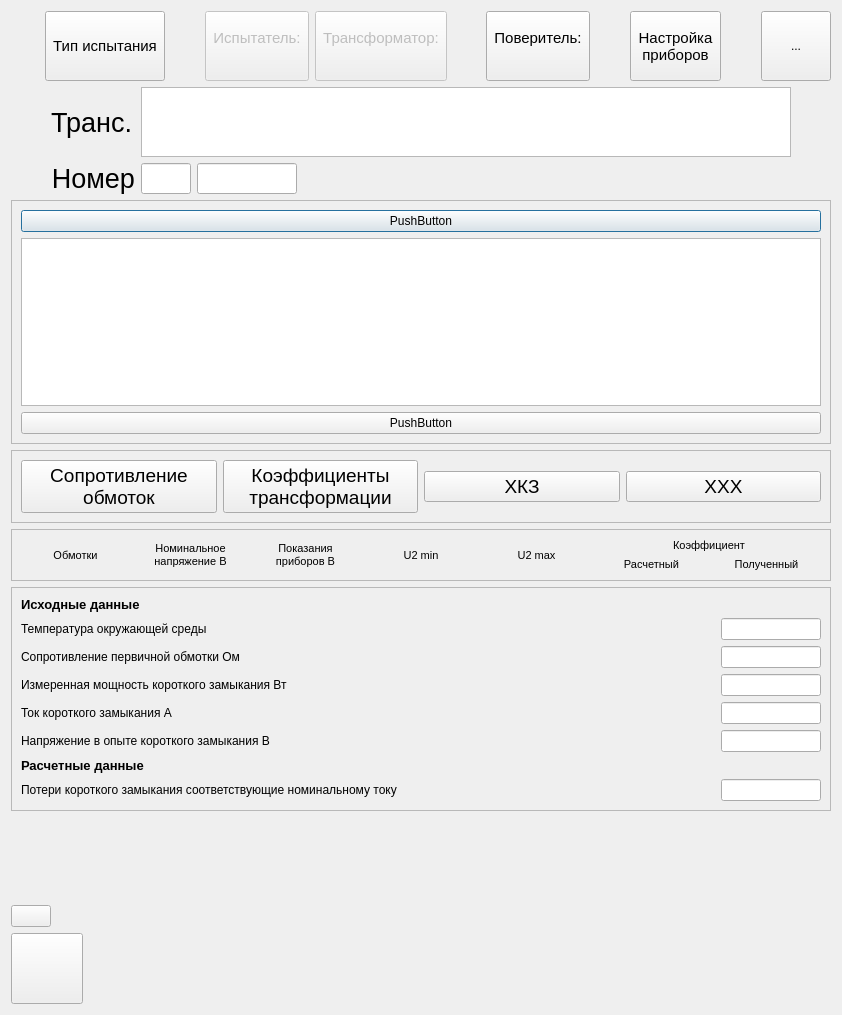
<?xml version="1.0" encoding="UTF-8"?>
<ui version="4.0">
 <class>Dialog</class>
 <widget class="QDialog" name="Dialog">
  <property name="geometry">
   <rect>
    <x>0</x>
    <y>0</y>
    <width>842</width>
    <height>1015</height>
   </rect>
  </property>
  <property name="windowTitle">
   <string>Испытание трансформаторов типа ОЛС</string>
  </property>
  <layout class="QVBoxLayout" name="verticalLayout_3">
   <item>
    <layout class="QHBoxLayout" name="hlTopBtn">
     <item>
      <spacer name="horizontalSpacer_9">
       <property name="orientation">
        <enum>Qt::Horizontal</enum>
       </property>
       <property name="sizeHint" stdset="0">
        <size>
         <width>40</width>
         <height>20</height>
        </size>
       </property>
      </spacer>
     </item>
     <item>
      <widget class="QToolButton" name="btnTestType">
       <property name="minimumSize">
        <size>
         <width>0</width>
         <height>70</height>
        </size>
       </property>
       <property name="maximumSize">
        <size>
         <width>16777215</width>
         <height>70</height>
        </size>
       </property>
       <property name="font">
        <font>
         <pointsize>11</pointsize>
        </font>
       </property>
       <property name="focusPolicy">
        <enum>Qt::NoFocus</enum>
       </property>
       <property name="layoutDirection">
        <enum>Qt::LeftToRight</enum>
       </property>
       <property name="text">
        <string notr="true">Тип испытания</string>
       </property>
       <property name="iconSize">
        <size>
         <width>32</width>
         <height>32</height>
        </size>
       </property>
       <property name="checkable">
        <bool>false</bool>
       </property>
       <property name="toolButtonStyle">
        <enum>Qt::ToolButtonTextBesideIcon</enum>
       </property>
       <property name="arrowType">
        <enum>Qt::NoArrow</enum>
       </property>
      </widget>
     </item>
     <item>
      <spacer name="horizontalSpacer">
       <property name="orientation">
        <enum>Qt::Horizontal</enum>
       </property>
       <property name="sizeHint" stdset="0">
        <size>
         <width>40</width>
         <height>20</height>
        </size>
       </property>
      </spacer>
     </item>
     <item>
      <widget class="QToolButton" name="btnTester">
       <property name="enabled">
        <bool>false</bool>
       </property>
       <property name="minimumSize">
        <size>
         <width>0</width>
         <height>70</height>
        </size>
       </property>
       <property name="maximumSize">
        <size>
         <width>16777215</width>
         <height>70</height>
        </size>
       </property>
       <property name="font">
        <font>
         <pointsize>11</pointsize>
        </font>
       </property>
       <property name="focusPolicy">
        <enum>Qt::NoFocus</enum>
       </property>
       <property name="layoutDirection">
        <enum>Qt::LeftToRight</enum>
       </property>
       <property name="text">
        <string notr="true">Испытатель:
</string>
       </property>
       <property name="icon">
        <iconset resource="ico_64.qrc">
         <normaloff>:/ico/ico/user_32.png</normaloff>:/ico/ico/user_32.png</iconset>
       </property>
       <property name="iconSize">
        <size>
         <width>32</width>
         <height>32</height>
        </size>
       </property>
       <property name="checkable">
        <bool>false</bool>
       </property>
       <property name="toolButtonStyle">
        <enum>Qt::ToolButtonTextBesideIcon</enum>
       </property>
       <property name="arrowType">
        <enum>Qt::NoArrow</enum>
       </property>
      </widget>
     </item>
     <item>
      <widget class="QToolButton" name="btnTrans">
       <property name="enabled">
        <bool>false</bool>
       </property>
       <property name="minimumSize">
        <size>
         <width>0</width>
         <height>70</height>
        </size>
       </property>
       <property name="maximumSize">
        <size>
         <width>16777215</width>
         <height>70</height>
        </size>
       </property>
       <property name="font">
        <font>
         <pointsize>11</pointsize>
        </font>
       </property>
       <property name="focusPolicy">
        <enum>Qt::NoFocus</enum>
       </property>
       <property name="layoutDirection">
        <enum>Qt::LeftToRight</enum>
       </property>
       <property name="text">
        <string notr="true">Трансформатор:
</string>
       </property>
       <property name="icon">
        <iconset resource="ico_64.qrc">
         <normaloff>:/ico/ico/user_blue_32.png</normaloff>:/ico/ico/user_blue_32.png</iconset>
       </property>
       <property name="iconSize">
        <size>
         <width>64</width>
         <height>64</height>
        </size>
       </property>
       <property name="checkable">
        <bool>false</bool>
       </property>
       <property name="toolButtonStyle">
        <enum>Qt::ToolButtonTextBesideIcon</enum>
       </property>
       <property name="arrowType">
        <enum>Qt::NoArrow</enum>
       </property>
      </widget>
     </item>
     <item>
      <spacer name="horizontalSpacer_2">
       <property name="orientation">
        <enum>Qt::Horizontal</enum>
       </property>
       <property name="sizeHint" stdset="0">
        <size>
         <width>40</width>
         <height>20</height>
        </size>
       </property>
      </spacer>
     </item>
     <item>
      <widget class="QToolButton" name="btnSupervisor">
       <property name="minimumSize">
        <size>
         <width>0</width>
         <height>70</height>
        </size>
       </property>
       <property name="maximumSize">
        <size>
         <width>16777215</width>
         <height>70</height>
        </size>
       </property>
       <property name="font">
        <font>
         <pointsize>11</pointsize>
        </font>
       </property>
       <property name="focusPolicy">
        <enum>Qt::NoFocus</enum>
       </property>
       <property name="layoutDirection">
        <enum>Qt::LeftToRight</enum>
       </property>
       <property name="text">
        <string notr="true">Поверитель:
</string>
       </property>
       <property name="icon">
        <iconset resource="ico_64.qrc">
         <normaloff>:/ico/ico/user_search_32.png</normaloff>:/ico/ico/user_search_32.png</iconset>
       </property>
       <property name="iconSize">
        <size>
         <width>32</width>
         <height>32</height>
        </size>
       </property>
       <property name="checkable">
        <bool>true</bool>
       </property>
       <property name="toolButtonStyle">
        <enum>Qt::ToolButtonTextBesideIcon</enum>
       </property>
       <property name="arrowType">
        <enum>Qt::NoArrow</enum>
       </property>
      </widget>
     </item>
     <item>
      <spacer name="horizontalSpacer_7">
       <property name="orientation">
        <enum>Qt::Horizontal</enum>
       </property>
       <property name="sizeHint" stdset="0">
        <size>
         <width>40</width>
         <height>20</height>
        </size>
       </property>
      </spacer>
     </item>
     <item>
      <widget class="QToolButton" name="btnDevices">
       <property name="minimumSize">
        <size>
         <width>0</width>
         <height>70</height>
        </size>
       </property>
       <property name="maximumSize">
        <size>
         <width>16777215</width>
         <height>70</height>
        </size>
       </property>
       <property name="font">
        <font>
         <pointsize>11</pointsize>
        </font>
       </property>
       <property name="focusPolicy">
        <enum>Qt::NoFocus</enum>
       </property>
       <property name="text">
        <string>Настройка
приборов</string>
       </property>
      </widget>
     </item>
     <item>
      <spacer name="horizontalSpacer_4">
       <property name="orientation">
        <enum>Qt::Horizontal</enum>
       </property>
       <property name="sizeHint" stdset="0">
        <size>
         <width>40</width>
         <height>20</height>
        </size>
       </property>
      </spacer>
     </item>
     <item>
      <widget class="QToolButton" name="btnQuit">
       <property name="minimumSize">
        <size>
         <width>70</width>
         <height>70</height>
        </size>
       </property>
       <property name="maximumSize">
        <size>
         <width>70</width>
         <height>70</height>
        </size>
       </property>
       <property name="focusPolicy">
        <enum>Qt::NoFocus</enum>
       </property>
       <property name="text">
        <string>...</string>
       </property>
       <property name="icon">
        <iconset resource="ico_64.qrc">
         <normaloff>:/ico/ico/64_Exit.png</normaloff>:/ico/ico/64_Exit.png</iconset>
       </property>
       <property name="iconSize">
        <size>
         <width>64</width>
         <height>64</height>
        </size>
       </property>
      </widget>
     </item>
    </layout>
   </item>
   <item>
    <layout class="QVBoxLayout" name="verticalLayout">
     <item>
      <layout class="QHBoxLayout" name="horizontalLayout_5">
       <item>
        <layout class="QGridLayout" name="gridLayout">
         <item row="0" column="1">
          <widget class="QLabel" name="label">
           <property name="sizePolicy">
            <sizepolicy hsizetype="Fixed" vsizetype="Preferred">
             <horstretch>0</horstretch>
             <verstretch>0</verstretch>
            </sizepolicy>
           </property>
           <property name="font">
            <font>
             <pointsize>20</pointsize>
            </font>
           </property>
           <property name="text">
            <string>Транс.</string>
           </property>
           <property name="alignment">
            <set>Qt::AlignRight|Qt::AlignTrailing|Qt::AlignVCenter</set>
           </property>
          </widget>
         </item>
         <item row="1" column="1">
          <widget class="QLabel" name="label_2">
           <property name="sizePolicy">
            <sizepolicy hsizetype="Fixed" vsizetype="Preferred">
             <horstretch>0</horstretch>
             <verstretch>0</verstretch>
            </sizepolicy>
           </property>
           <property name="font">
            <font>
             <pointsize>20</pointsize>
            </font>
           </property>
           <property name="text">
            <string>Номер</string>
           </property>
           <property name="alignment">
            <set>Qt::AlignRight|Qt::AlignTrailing|Qt::AlignVCenter</set>
           </property>
          </widget>
         </item>
         <item row="1" column="2">
          <widget class="QLineEdit" name="lineEdit_2">
           <property name="sizePolicy">
            <sizepolicy hsizetype="Minimum" vsizetype="Fixed">
             <horstretch>0</horstretch>
             <verstretch>0</verstretch>
            </sizepolicy>
           </property>
           <property name="maximumSize">
            <size>
             <width>50</width>
             <height>16777215</height>
            </size>
           </property>
           <property name="font">
            <font>
             <pointsize>14</pointsize>
            </font>
           </property>
          </widget>
         </item>
         <item row="1" column="3" colspan="2">
          <widget class="QLineEdit" name="lineEdit_3">
           <property name="maximumSize">
            <size>
             <width>100</width>
             <height>16777215</height>
            </size>
           </property>
           <property name="font">
            <font>
             <pointsize>14</pointsize>
            </font>
           </property>
          </widget>
         </item>
         <item row="1" column="0">
          <spacer name="horizontalSpacer_6">
           <property name="orientation">
            <enum>Qt::Horizontal</enum>
           </property>
           <property name="sizeType">
            <enum>QSizePolicy::Fixed</enum>
           </property>
           <property name="sizeHint" stdset="0">
            <size>
             <width>40</width>
             <height>20</height>
            </size>
           </property>
          </spacer>
         </item>
         <item row="0" column="5">
          <spacer name="horizontalSpacer_3">
           <property name="orientation">
            <enum>Qt::Horizontal</enum>
           </property>
           <property name="sizeType">
            <enum>QSizePolicy::Fixed</enum>
           </property>
           <property name="sizeHint" stdset="0">
            <size>
             <width>40</width>
             <height>20</height>
            </size>
           </property>
          </spacer>
         </item>
         <item row="0" column="2" colspan="3">
          <widget class="QTextEdit" name="textEdit">
           <property name="minimumSize">
            <size>
             <width>0</width>
             <height>0</height>
            </size>
           </property>
           <property name="maximumSize">
            <size>
             <width>16777215</width>
             <height>75</height>
            </size>
           </property>
           <property name="font">
            <font>
             <pointsize>14</pointsize>
            </font>
           </property>
          </widget>
         </item>
        </layout>
       </item>
      </layout>
     </item>
     <item>
      <layout class="QHBoxLayout" name="horizontalLayout_4"/>
     </item>
    </layout>
   </item>
   <item>
    <widget class="QFrame" name="frame_2">
     <property name="frameShape">
      <enum>QFrame::StyledPanel</enum>
     </property>
     <property name="frameShadow">
      <enum>QFrame::Raised</enum>
     </property>
     <layout class="QVBoxLayout" name="verticalLayout_4">
      <item>
       <widget class="QPushButton" name="pushButton">
        <property name="text">
         <string>PushButton</string>
        </property>
        <property name="icon">
         <iconset>
          <normaloff>:/ico/ico/64_gray_up.png</normaloff>:/ico/ico/64_gray_up.png</iconset>
        </property>
        <property name="iconSize">
         <size>
          <width>64</width>
          <height>64</height>
         </size>
        </property>
       </widget>
      </item>
      <item>
       <widget class="QTableView" name="tableView">
        <property name="minimumSize">
         <size>
          <width>0</width>
          <height>0</height>
         </size>
        </property>
        <property name="font">
         <font>
          <pointsize>20</pointsize>
         </font>
        </property>
        <property name="autoFillBackground">
         <bool>false</bool>
        </property>
        <property name="wordWrap">
         <bool>false</bool>
        </property>
        <attribute name="horizontalHeaderVisible">
         <bool>false</bool>
        </attribute>
        <attribute name="horizontalHeaderStretchLastSection">
         <bool>true</bool>
        </attribute>
        <attribute name="verticalHeaderVisible">
         <bool>false</bool>
        </attribute>
       </widget>
      </item>
      <item>
       <widget class="QPushButton" name="pushButton_3">
        <property name="text">
         <string>PushButton</string>
        </property>
        <property name="icon">
         <iconset>
          <normaloff>:/ico/ico/64_gray_down.png</normaloff>:/ico/ico/64_gray_down.png</iconset>
        </property>
        <property name="iconSize">
         <size>
          <width>64</width>
          <height>64</height>
         </size>
        </property>
       </widget>
      </item>
     </layout>
    </widget>
   </item>
   <item>
    <widget class="QFrame" name="frame_5">
     <property name="frameShape">
      <enum>QFrame::StyledPanel</enum>
     </property>
     <property name="frameShadow">
      <enum>QFrame::Raised</enum>
     </property>
     <layout class="QHBoxLayout" name="horizontalLayout_2">
      <item>
       <widget class="QPushButton" name="pushButton_4">
        <property name="font">
         <font>
          <pointsize>14</pointsize>
         </font>
        </property>
        <property name="text">
         <string>Сопротивление
обмоток</string>
        </property>
       </widget>
      </item>
      <item>
       <widget class="QPushButton" name="pushButton_5">
        <property name="font">
         <font>
          <pointsize>14</pointsize>
         </font>
        </property>
        <property name="text">
         <string>Коэффициенты 
трансформации</string>
        </property>
       </widget>
      </item>
      <item>
       <widget class="QPushButton" name="pushButton_6">
        <property name="font">
         <font>
          <pointsize>14</pointsize>
         </font>
        </property>
        <property name="text">
         <string>ХКЗ</string>
        </property>
       </widget>
      </item>
      <item>
       <widget class="QPushButton" name="pushButton_7">
        <property name="font">
         <font>
          <pointsize>14</pointsize>
         </font>
        </property>
        <property name="text">
         <string>XXX</string>
        </property>
       </widget>
      </item>
     </layout>
    </widget>
   </item>
   <item>
    <widget class="QFrame" name="frame_3">
     <property name="frameShape">
      <enum>QFrame::StyledPanel</enum>
     </property>
     <property name="frameShadow">
      <enum>QFrame::Raised</enum>
     </property>
     <layout class="QVBoxLayout" name="verticalLayout_7">
      <item>
       <layout class="QGridLayout" name="gridLayout_2">
        <item row="1" column="0" rowspan="2">
         <widget class="QLabel" name="label_3">
          <property name="font">
           <font>
            <pointsize>8</pointsize>
           </font>
          </property>
          <property name="text">
           <string>Обмотки</string>
          </property>
          <property name="alignment">
           <set>Qt::AlignCenter</set>
          </property>
         </widget>
        </item>
        <item row="1" column="1" rowspan="2">
         <widget class="QLabel" name="label_4">
          <property name="font">
           <font>
            <pointsize>8</pointsize>
           </font>
          </property>
          <property name="text">
           <string>&lt;!DOCTYPE HTML PUBLIC &quot;-//W3C//DTD HTML 4.0//EN&quot; &quot;http://www.w3.org/TR/REC-html40/strict.dtd&quot;&gt;
&lt;html&gt;&lt;head&gt;&lt;meta name=&quot;qrichtext&quot; content=&quot;1&quot; /&gt;&lt;style type=&quot;text/css&quot;&gt;
p, li { white-space: pre-wrap; }
&lt;/style&gt;&lt;/head&gt;&lt;body style=&quot; font-family:'MS Shell Dlg 2'; font-size:8.25pt; font-weight:400; font-style:normal;&quot;&gt;
&lt;p style=&quot; margin-top:0px; margin-bottom:0px; margin-left:0px; margin-right:0px; -qt-block-indent:0; text-indent:0px;&quot;&gt;&lt;span style=&quot; font-size:8pt;&quot;&gt;Номинальное&lt;/span&gt;&lt;/p&gt;
&lt;p style=&quot; margin-top:0px; margin-bottom:0px; margin-left:0px; margin-right:0px; -qt-block-indent:0; text-indent:0px;&quot;&gt;&lt;span style=&quot; font-size:8pt;&quot;&gt;напряжение В&lt;/span&gt;&lt;/p&gt;&lt;/body&gt;&lt;/html&gt;</string>
          </property>
          <property name="alignment">
           <set>Qt::AlignCenter</set>
          </property>
         </widget>
        </item>
        <item row="1" column="2" rowspan="2">
         <widget class="QLabel" name="label_6">
          <property name="text">
           <string>&lt;!DOCTYPE HTML PUBLIC &quot;-//W3C//DTD HTML 4.0//EN&quot; &quot;http://www.w3.org/TR/REC-html40/strict.dtd&quot;&gt;
&lt;html&gt;&lt;head&gt;&lt;meta name=&quot;qrichtext&quot; content=&quot;1&quot; /&gt;&lt;style type=&quot;text/css&quot;&gt;
p, li { white-space: pre-wrap; }
&lt;/style&gt;&lt;/head&gt;&lt;body style=&quot; font-family:'MS Shell Dlg 2'; font-size:8.25pt; font-weight:400; font-style:normal;&quot;&gt;
&lt;p style=&quot; margin-top:0px; margin-bottom:0px; margin-left:0px; margin-right:0px; -qt-block-indent:0; text-indent:0px;&quot;&gt;&lt;span style=&quot; font-size:8pt;&quot;&gt;Показания&lt;/span&gt;&lt;/p&gt;
&lt;p style=&quot; margin-top:0px; margin-bottom:0px; margin-left:0px; margin-right:0px; -qt-block-indent:0; text-indent:0px;&quot;&gt;&lt;span style=&quot; font-size:8pt;&quot;&gt;приборов В&lt;/span&gt;&lt;/p&gt;&lt;/body&gt;&lt;/html&gt;</string>
          </property>
          <property name="alignment">
           <set>Qt::AlignCenter</set>
          </property>
         </widget>
        </item>
        <item row="1" column="5" colspan="2">
         <widget class="QLabel" name="label_7">
          <property name="font">
           <font>
            <pointsize>8</pointsize>
           </font>
          </property>
          <property name="text">
           <string>Коэффициент</string>
          </property>
          <property name="alignment">
           <set>Qt::AlignCenter</set>
          </property>
         </widget>
        </item>
        <item row="2" column="5">
         <widget class="QLabel" name="label_9">
          <property name="font">
           <font>
            <pointsize>8</pointsize>
           </font>
          </property>
          <property name="text">
           <string>Расчетный</string>
          </property>
          <property name="alignment">
           <set>Qt::AlignCenter</set>
          </property>
         </widget>
        </item>
        <item row="2" column="6">
         <widget class="QLabel" name="label_12">
          <property name="font">
           <font>
            <pointsize>8</pointsize>
           </font>
          </property>
          <property name="text">
           <string>Полученный</string>
          </property>
          <property name="alignment">
           <set>Qt::AlignCenter</set>
          </property>
         </widget>
        </item>
        <item row="1" column="3" rowspan="2">
         <widget class="QLabel" name="label_10">
          <property name="font">
           <font>
            <pointsize>8</pointsize>
           </font>
          </property>
          <property name="text">
           <string>U2 min</string>
          </property>
          <property name="alignment">
           <set>Qt::AlignCenter</set>
          </property>
         </widget>
        </item>
        <item row="1" column="4" rowspan="2">
         <widget class="QLabel" name="label_11">
          <property name="font">
           <font>
            <pointsize>8</pointsize>
           </font>
          </property>
          <property name="text">
           <string>U2 max</string>
          </property>
          <property name="alignment">
           <set>Qt::AlignCenter</set>
          </property>
         </widget>
        </item>
       </layout>
      </item>
     </layout>
    </widget>
   </item>
   <item>
    <widget class="QFrame" name="frame_4">
     <property name="frameShape">
      <enum>QFrame::StyledPanel</enum>
     </property>
     <property name="frameShadow">
      <enum>QFrame::Raised</enum>
     </property>
     <layout class="QVBoxLayout" name="verticalLayout_8">
      <item>
       <widget class="QLabel" name="label_5">
        <property name="font">
         <font>
          <pointsize>10</pointsize>
          <weight>75</weight>
          <bold>true</bold>
         </font>
        </property>
        <property name="text">
         <string>Исходные данные</string>
        </property>
       </widget>
      </item>
      <item>
       <layout class="QGridLayout" name="gridLayout_3">
        <item row="0" column="0">
         <widget class="QLabel" name="label_13">
          <property name="text">
           <string>Температура окружающей среды</string>
          </property>
         </widget>
        </item>
        <item row="1" column="0">
         <widget class="QLabel" name="label_14">
          <property name="text">
           <string>Сопротивление первичной обмотки Ом</string>
          </property>
         </widget>
        </item>
        <item row="0" column="2">
         <widget class="QLineEdit" name="lineEdit">
          <property name="maximumSize">
           <size>
            <width>100</width>
            <height>16777215</height>
           </size>
          </property>
         </widget>
        </item>
        <item row="1" column="2">
         <widget class="QLineEdit" name="lineEdit_5">
          <property name="maximumSize">
           <size>
            <width>100</width>
            <height>16777215</height>
           </size>
          </property>
         </widget>
        </item>
        <item row="2" column="0">
         <widget class="QLabel" name="label_15">
          <property name="text">
           <string>Измеренная мощность короткого замыкания Вт</string>
          </property>
         </widget>
        </item>
        <item row="3" column="0">
         <widget class="QLabel" name="label_17">
          <property name="text">
           <string>Ток короткого замыкания А</string>
          </property>
         </widget>
        </item>
        <item row="4" column="0">
         <widget class="QLabel" name="label_18">
          <property name="text">
           <string>Напряжение в опыте короткого замыкания В</string>
          </property>
         </widget>
        </item>
        <item row="2" column="2">
         <widget class="QLineEdit" name="lineEdit_7">
          <property name="maximumSize">
           <size>
            <width>100</width>
            <height>16777215</height>
           </size>
          </property>
         </widget>
        </item>
        <item row="3" column="2">
         <widget class="QLineEdit" name="lineEdit_8">
          <property name="maximumSize">
           <size>
            <width>100</width>
            <height>16777215</height>
           </size>
          </property>
         </widget>
        </item>
        <item row="4" column="2">
         <widget class="QLineEdit" name="lineEdit_9">
          <property name="maximumSize">
           <size>
            <width>100</width>
            <height>16777215</height>
           </size>
          </property>
         </widget>
        </item>
       </layout>
      </item>
      <item>
       <widget class="QLabel" name="label_8">
        <property name="font">
         <font>
          <pointsize>10</pointsize>
          <weight>75</weight>
          <bold>true</bold>
         </font>
        </property>
        <property name="text">
         <string>Расчетные данные</string>
        </property>
       </widget>
      </item>
      <item>
       <layout class="QGridLayout" name="gridLayout_4">
        <item row="1" column="0">
         <widget class="QLabel" name="label_16">
          <property name="text">
           <string>Потери короткого замыкания соответствующие номинальному току</string>
          </property>
         </widget>
        </item>
        <item row="1" column="1">
         <widget class="QLineEdit" name="lineEdit_6">
          <property name="maximumSize">
           <size>
            <width>100</width>
            <height>16777215</height>
           </size>
          </property>
         </widget>
        </item>
       </layout>
      </item>
     </layout>
    </widget>
   </item>
   <item>
    <spacer name="verticalSpacer">
     <property name="orientation">
      <enum>Qt::Vertical</enum>
     </property>
     <property name="sizeHint" stdset="0">
      <size>
       <width>20</width>
       <height>40</height>
      </size>
     </property>
    </spacer>
   </item>
   <item>
    <spacer name="verticalSpacer_2">
     <property name="orientation">
      <enum>Qt::Vertical</enum>
     </property>
     <property name="sizeType">
      <enum>QSizePolicy::Minimum</enum>
     </property>
     <property name="sizeHint" stdset="0">
      <size>
       <width>20</width>
       <height>40</height>
      </size>
     </property>
    </spacer>
   </item>
   <item>
    <spacer name="verticalSpacer_3">
     <property name="orientation">
      <enum>Qt::Vertical</enum>
     </property>
     <property name="sizeHint" stdset="0">
      <size>
       <width>20</width>
       <height>40</height>
      </size>
     </property>
    </spacer>
   </item>
   <item>
    <spacer name="verticalSpacer_4">
     <property name="orientation">
      <enum>Qt::Vertical</enum>
     </property>
     <property name="sizeHint" stdset="0">
      <size>
       <width>20</width>
       <height>40</height>
      </size>
     </property>
    </spacer>
   </item>
   <item>
    <widget class="QPushButton" name="pushButton_2">
     <property name="sizePolicy">
      <sizepolicy hsizetype="Fixed" vsizetype="Fixed">
       <horstretch>0</horstretch>
       <verstretch>0</verstretch>
      </sizepolicy>
     </property>
     <property name="text">
      <string/>
     </property>
     <property name="icon">
      <iconset resource="ico_64.qrc">
       <normaloff>:/ico/ico/tick_64.png</normaloff>:/ico/ico/tick_64.png</iconset>
     </property>
     <property name="iconSize">
      <size>
       <width>64</width>
       <height>64</height>
      </size>
     </property>
    </widget>
   </item>
   <item>
    <widget class="QToolButton" name="btnStart">
     <property name="focusPolicy">
      <enum>Qt::NoFocus</enum>
     </property>
     <property name="text">
      <string/>
     </property>
     <property name="icon">
      <iconset resource="ico_64.qrc">
       <normaloff>:/ico/ico/Play_Red_128.png</normaloff>
       <activeon>:/ico/ico/Pause_64.png</activeon>:/ico/ico/Play_Red_128.png</iconset>
     </property>
     <property name="iconSize">
      <size>
       <width>64</width>
       <height>64</height>
      </size>
     </property>
     <property name="checkable">
      <bool>true</bool>
     </property>
    </widget>
   </item>
  </layout>
 </widget>
 <resources>
  <include location="ico_64.qrc"/>
 </resources>
 <connections/>
</ui>
